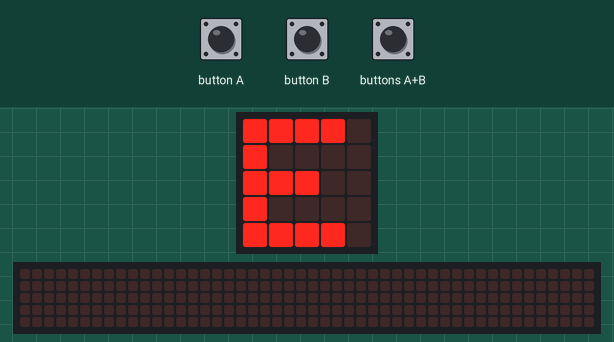
Simulated run of this program. Board: BBC micro:bit (MakeCode). Parts: the board's 5×5 LED display, a strip that is not on the board, showing the scrolling text unrolled. Inputs (shaded band) come from the test bench. Random numbers come from a fixed seed; the 48×5 strip is a reading aid, not a part: it shows the text the display is scrolling, unrolled, one strip-width of it at a time.

Above: at 1.6 s.
1.7 s: button A pressed for 0.15 s
At 4.32 s:
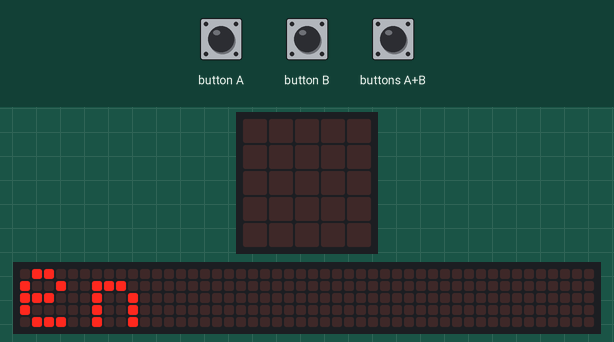
At 11.3 s:
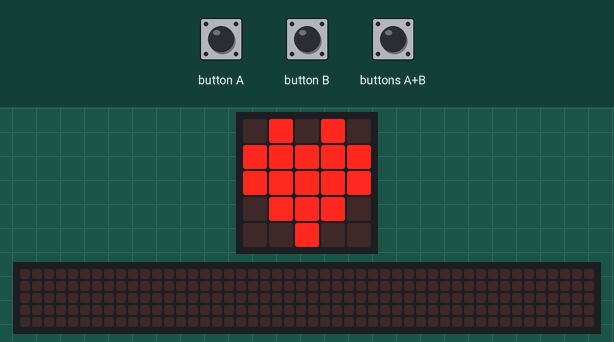

The program:

main.ts
```typescript
input.onButtonPressed(Button.A, function () {
    omgang = 0
    for (let index = 0; index < 10; index++) {
        omgang += 1
        if (omgang == 2) {
            basic.showString("to")
        } else if (omgang == 1) {
            basic.showString("en")
        } else if (omgang == 3) {
            basic.showString("tre")
        } else {
            basic.showIcon(IconNames.Heart)
            basic.showIcon(IconNames.SmallHeart)
        }
    }
    basic.showString("finito")
})
input.onButtonPressed(Button.AB, function () {
    for (let index = 0; index < 5; index++) {
        basic.showLeds(`
            # # # # #
            # . . . #
            # . . . #
            # . . . #
            # # # # #
            `)
        basic.showLeds(`
            . . . . .
            . # # # .
            . # . # .
            . # # # .
            . . . . .
            `)
        basic.showLeds(`
            . . . . .
            . . . . .
            . . # . .
            . . . . .
            . . . . .
            `)
    }
})
input.onButtonPressed(Button.B, function () {
    while (terning != 6) {
        terning = randint(1, 6)
        basic.showNumber(terning)
        basic.pause(500)
    }
    basic.showString("godt gået")
})
let terning = 0
let omgang = 0
basic.showLeds(`
    # # # # .
    # . . . .
    # # # . .
    # . . . .
    # # # # .
    `)
basic.forever(function () {

})
```

test.ts
```typescript
// test ender her, dette bliver ikke kompileret, når denne pakke bruges som en udvidelse.
```

Measured:
- after the input at 1.7 s, the display: first changes after 0.15 s (image 1 shows a later state)
- what the display in image 1 shows lasts 0.5 s, from 4.1 s to 4.6 s
- what the display in image 2 shows lasts 0.6 s, from 10.9 s to 11.5 s
